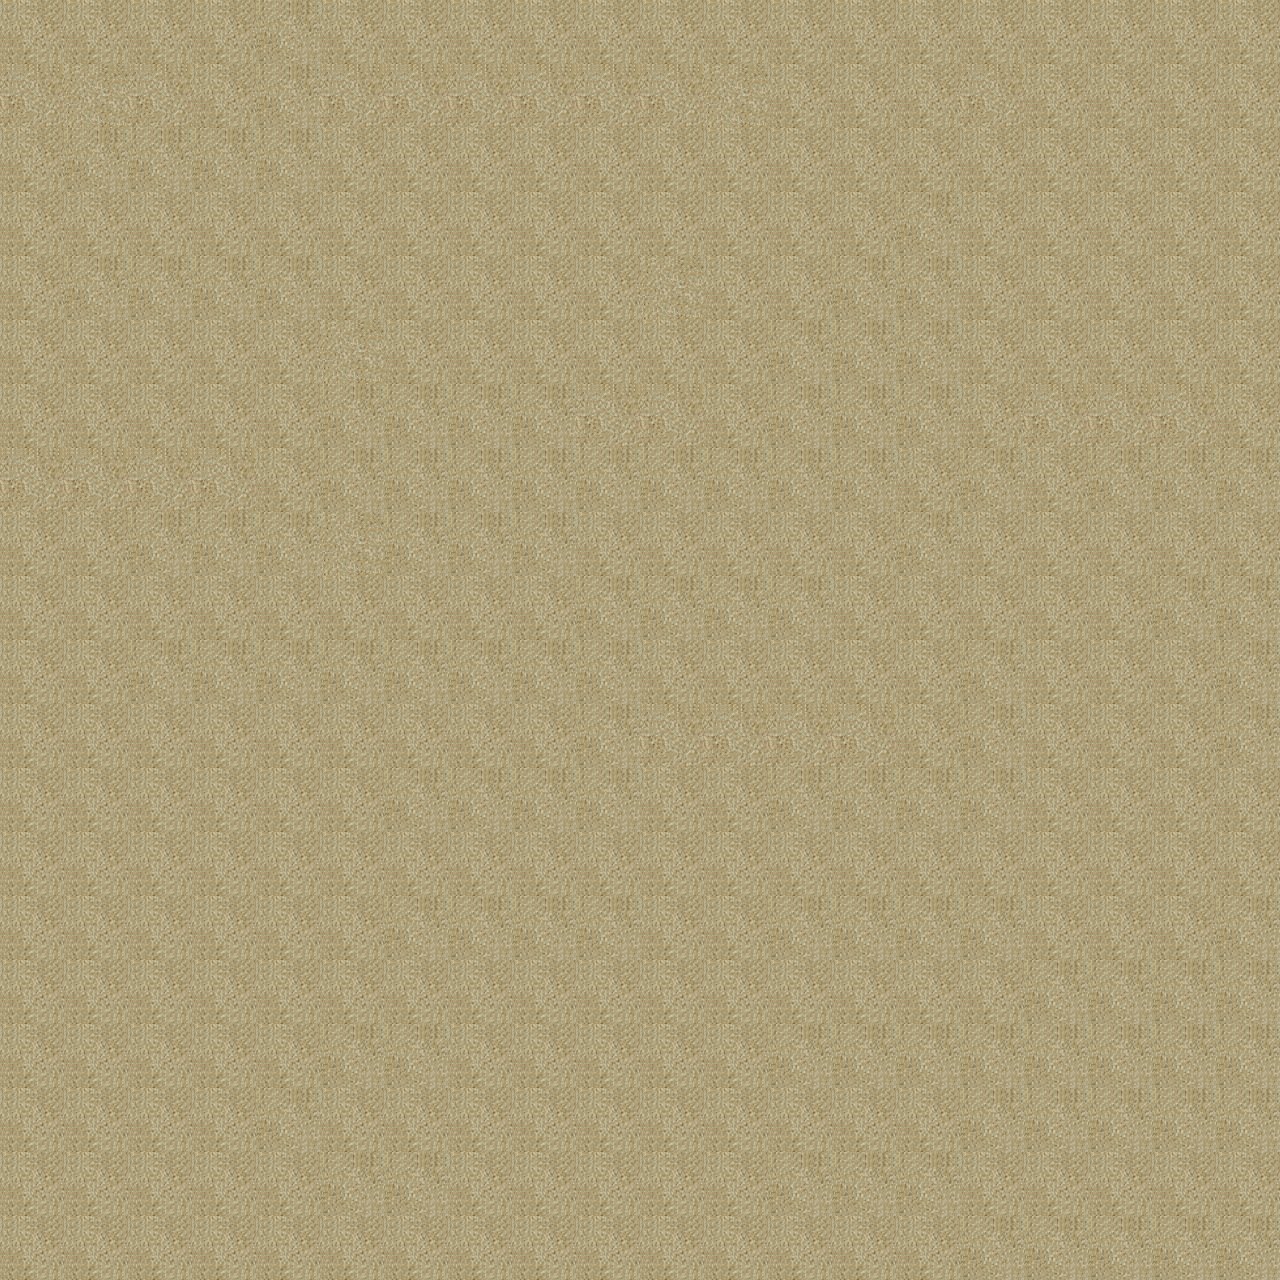

The image is a tile-based game level rendered from a .tmx file. Its description and source (layers, tilesets, objects; grid data summarised) follow:
An orthogonal 20x20 tile map with 64x64 px tiles, 1 tile layer (Tile Layer 1), 1 hidden layer not drawn, 2 tilesets and 1 object.

<map version="1.0" orientation="orthogonal" width="20" height="20" tilewidth="64" tileheight="64">
 <tileset firstgid="1" name="TopDownDesert" tilewidth="64" tileheight="64" spacing="2" margin="2">
  <image source="TopDownDesert.png" trans="6080e0" width="794" height="596" />
 </tileset>
 <tileset firstgid="109" name="GridCellSelector" tilewidth="64" tileheight="64">
  <image source="GridCellSelector.png" trans="6080e0" width="64" height="64" />
 </tileset>
 <layer name="Tile Layer 1" width="20" height="20">
  <properties>
   <property name="collidable" value="false" />
  </properties>
  <data>[400 cells, 400 non-empty, 4 distinct tile ids]</data>
 </layer>
 <layer name="Tile Layer 2" width="20" height="20" visible="0">
  <properties>
   <property name="collidable" value="true" />
  </properties>
  <data>[400 cells, 400 non-empty, 15 distinct tile ids]</data>
 </layer>
 <objectgroup name="Object Layer 1" width="20" height="20" visible="0">
  <properties>
   <property name="collidable" value="false" />
  </properties>
  <object gid="109" x="189" y="244" />
 </objectgroup>
</map>
